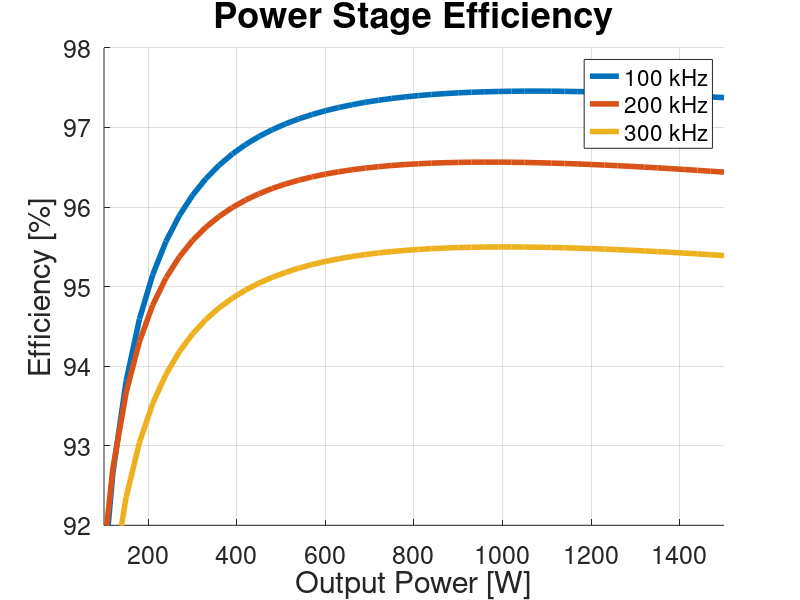
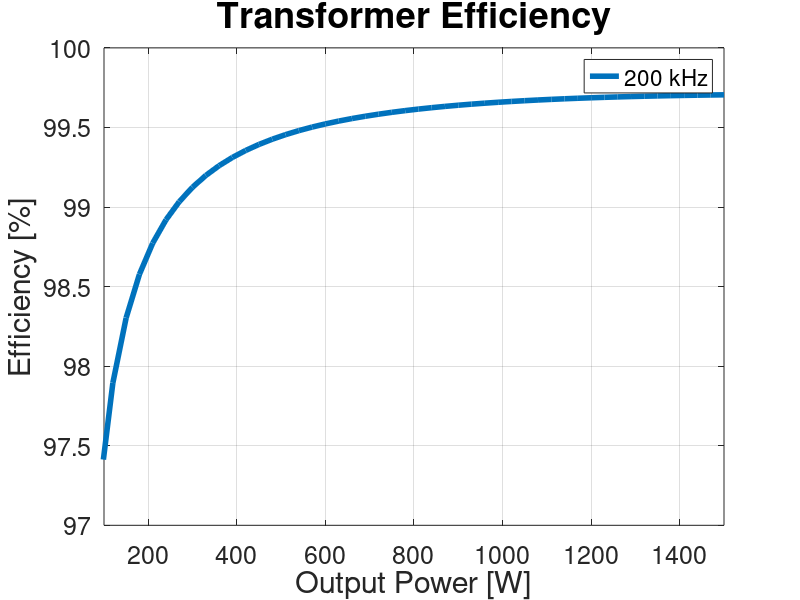

Reproduce these figures in MATLAB, in order.
%% Total Power Stage Power Losses Across All Output Powers
clear, close all, clc;

f_array = [100e3, 200e3, 300e3];
vo_array = [60, 60, 60];
vi_array = [130, 130, 130];

%f_array = [200e3, 200e3, 200e3];
%vo_array = [20, 40, 60];
%vi_array = [130, 130, 130];

%f_array = 10e3:10e3:400e3;
%vo_array = 60*ones(size(f_array));
%vi_array = 130*ones(size(f_array));

%f_array = [200e3, 200e3, 200e3];
%vo_array = [60, 60, 60];
%vi_array = [130, 220, 350];

for s = 1:1:length(f_array)
%% Converter properties
fs = f_array(s); % [Hz]
Ts = 1/fs; % [s]
Vin = vi_array(s); % [V]
Vout = vo_array(s); % [V]
Iout = 25; % [A]
n_trafo = 0.5;

% For changing both output voltage and current
%D = 0.01:0.01:0.49;
%Rout = Vout/Iout; % [Ohm]
%Vout = 2*Vin*n_trafo*D; % [V]
%Iout = Vout./Rout; % [A]

% For changing only output current
D = Vout/(2*Vin*n_trafo);
Iout = 0.5:0.5:25;
Rout = Vout./Iout;

% For trafo
D_L = 2.*D;
fs_L = 2.*fs;

%% Transformer core properties
mu_0 = 1.25663706*10^-6;
mu_r_fe = 1690;
Ae = 178 * 10^-6; % [m]
le = 97 * 10^-3; % [m]
Ve = 17300 * 10^-9; % [m]

% Steinmetz
Kc = 0.009498;
alpha = 1.424;
beta = 2.383;
Ki = Kc/(2^(beta-1)*pi^(alpha-1)*(1.1044+6.8244/(alpha+1.354)));

w_foil_p = 18*10^-3; % [m]
t_foil_p = 0.15*10^-3; % [m]
w_foil_s = w_foil_p; % [m]
t_foil_s = 0.3*10^-3; % [m]
t_kapton = 0.055*10^-3; % [m]


%% Inductor core properties
% EPCOS TDK, E32/16/9, N87
% approx. 1mm airgap
AL = 145e-9;
Ae_l = 83e-6;
Ve_l = 6140e-9;
%h_window = (22.7e-3 - 9.5e-3)/2;
h_window = 6e-3;
la = 11.6e-3; 
lb = 11.6e-3;
w_bobbin = 21.9e-3-2*0.9e-3;
w = 18e-3; % foil width

%% Physical properties
T = 70; % [C]
mu_r_cu = 0.999994;
rho_cu = 1.68*10^-8*(1+0.003862*(T-20)); % [Ohm/m]

% Penetration depth
delta_w = sqrt(rho_cu/(pi*fs*mu_0*mu_r_cu)); % [m]


%% Inductor parameters
% Currents
IL_avg = Iout;
pIL = 0.2;
dIL = IL_avg*pIL;

% Capacitor capacitance
dQ = 0.5 .* dIL/2 .* 0.5.*Ts./2;
pVo = 0.01;
dVo = Vout.*pVo;
Co = dQ./dVo;

% Capacitor max ESR
ESR_max = dVo./dIL;


%%%%%%%%%%%%%%%%%%%%% Parameters %%%%%%%%%%%%%%%%%%%%%
N = 6;
L = 4.5e-6; % Measured

% Calculating currents again based on actual L
dIL = (Vin.*n_trafo-Vout)./L.*D_L.*1./(fs_L);   % new dIL
IL_rms = sqrt(IL_avg.^2 + ((dIL./2)/sqrt(3)).^2);
IC_rms = 1/sqrt(3).*dIL./2;
m = 1:N;

h_tape = 0.055e-3*2;
h = 0.4e-3;
h_free_window = h_window - (N*h+N*h_tape);
l_creepage = h_free_window + (w_bobbin - w);

%%%%%%%%%%%%%%%%%%%%% R_DC & P_DC %%%%%%%%%%%%%%%%%%%%%
for i = 1:length(h)
    k = 0;
    for j = 1:length(m)
        lw(i,j) = la*2+lb*2 + k*8*(h+h_tape);
        k = k+1;
    end
end
rho = 1.68 * 10^(-8);
A = w*h;

R_DCj = rho*lw./A;
for i = 1:length(h)
    R_DC(i,1) = sum(R_DCj(i,:));
end

P_DC = R_DC.*IL_avg.^2;

%%%%%%%%%%%%%%%%%%%%% R_AC & P_AC %%%%%%%%%%%%%%%%%%%%%
T = 50; % degrees C
rho_w = 1.68e-8*(1+0.003862*(T-20));
mu_0 = 4e-7*pi;
skindepth = sqrt(rho_w/(pi*mu_0*fs_L));
phi = h/skindepth;

for i = 1:length(m)
    FR_j(m) = phi/2 * (( sinh(phi) + sin(phi) ) / ( cosh(phi) - cos(phi) )) ...
            + phi/2 * (2 * m(i) - 1)^2 ...
            * (( sinh(phi) - sin(phi) ) / ( cosh(phi) + cos(phi) )); 
end

R_ACj = FR_j .* R_DCj;
for i= 1:length(h)
    R_AC(i,1) = sum(R_ACj(i,:));
end 

P_AC = R_AC.*IC_rms.^2;


%%%%%%%%%%%%%%%%%%%%% Intra-winding Capacitance %%%%%%%%%%%%%%%%%%%%%

k = 0;
for i = 1:(length(m)+1)
    V(:,i) = Vin*n_trafo - k.*(Vin*n_trafo-Vout)./length(m);
    k = k+1;
end

for j = 1:1:size(V,1)
    for i = 1:(length(m)-1)
        Vaj(j,i) = V(j,i+1)-V(j,i);
        Vbj(j,i) = V(j,i+2)-V(j,i+1);
    end
end

epsi_0 = 8.85419e-12;
epsi_r = 3.4;
V_tot = Vin*n_trafo;

for i = 1:1:size(V,1)
    for j = 1:(length(m)-1)
        Cdmj(i,j) = w*lw(j+1)/h_tape*(Vaj(i,j).^2+Vaj(i,j).*Vbj(i,j)+Vbj(i,j).^2);
    end
end

for i = 1:1:size(V,1)
    Cdm(i,1) = epsi_0*epsi_r/(3*V_tot^2) * sum(Cdmj(i,:));
end

P_Cdm = 0.5.*Cdm.*V_tot.^2.*fs_L;

%%%%%%%%%%%%%%%%%%%%% Leakage Inductance %%%%%%%%%%%%%%%%%%%%%
Nrow = 1;
I_tot = IL_avg;
m = 0:1:length(m);

I_enclosed = (m'*IL_avg)';
i = 1;
Lj = lw(i,1)*h./(3*Nrow*w) * (I_enclosed(1)^2);
for i = 1:length(I_enclosed)
    for j = 1:length(m)-1
        Lj(i,j) = lw(j)*h./(3*Nrow*w) .* (I_enclosed(i,j).^2 + I_enclosed(i,j).*I_enclosed(i,j+1)+I_enclosed(i,j+1).^2);
    end
end

for i = 1:length(I_enclosed)
    for j = 1:length(m)-1
        Lj_insul(i,j) = lw(j)*h./w .* (I_enclosed(i,j+1)).^2;
    end
end

for i = 1:length(I_enclosed)
    L_llk(i) = mu_0./(I_tot(i).^2).*(sum(Lj(i,:)) + sum(Lj_insul(i,:)));
end


%%%%%%%%%%%%%%%%%%%%% Core Loss %%%%%%%%%%%%%%%%%%%%%

dB = D_L.*(Vin.*n_trafo-Vout)./(N.*Ae_l.*fs_L);
Bpk = L.*(IL_avg+dIL./2)./(N.*Ae_l);

Kc_l = 0.009836;
alpha_l = 1.475;
beta_l = 2.592;

Ki_l = Kc_l/(2^(beta_l-1)*pi^(alpha_l-1)*(1.1044+6.8244/(alpha_l+1.354)));

Pv_l = Ki_l.*(dB/2).^beta_l.*fs_L.^alpha_l.*(D_L.^(1-alpha_l) + (1-(D_L))^(1-alpha_l)) .* 1000;
Pv_l = double(Pv_l);

P_core = Pv_l*Ve_l;


%%%%%%%%%%%%%%%%%%%%% Total Losses %%%%%%%%%%%%%%%%%%%%%
P_L = P_Cdm + P_DC + P_AC + P_core;


%% Transformer stackup properties
% Stackup definition, assuming none in parallel
Nrow = 1;

% Stackup for EPCOS TDK E42/21/15
stackup = [1, t_foil_p, 1, w_foil_p;
           2, t_foil_s, 0.5, w_foil_s;
           1, t_foil_p, 1, w_foil_p;
           1, t_foil_p, 1, w_foil_p;
           2, t_foil_s, 0.5, w_foil_s;
           1, t_foil_p, 1, w_foil_p;
           1, t_foil_p, 1, w_foil_p;
           2, t_foil_s, 0.5, w_foil_s;
           1, t_foil_p, 1, w_foil_p;
           1, t_foil_p, 1, w_foil_p;
           2, t_foil_s, 0.5, w_foil_s;
           1, t_foil_p, 1, w_foil_p;
           1, t_foil_p, 1, w_foil_p;
           2, t_foil_s, 0.5, w_foil_s;
           1, t_foil_p, 1, w_foil_p;];
       
% Find isolation thickness between each layer
for i = 1:1:length(stackup)
    if (stackup(i) == 1 && stackup(i+1) == 2) || (stackup(i) == 2 && stackup(i+1) == 1)
        t_iso(i) = 3*t_kapton;
    else
        t_iso(i) = 2*t_kapton;
    end
end
       
% Find length of each turn
w_bobbin_wind = 0.0174; % [m]
h_bobbin_wind = 0.0151; % [m]
ln(1) = 2*w_bobbin_wind + 2*h_bobbin_wind;
for i = 2:1:length(stackup)
    ln(i) = ln(i-1) + ((t_iso(i-1) + stackup(length(stackup)+(i-1))) * 8);
end

% Winding summation
Np = 0;
Ns = 0;
k_p = 1;
k_s = 1;
for i = 1:1:length(stackup)
    if stackup(i) == 1
        Np = Np + 1;
        ln_p(k_p) = ln(i);
        k_p = k_p + 1;
    elseif stackup(i) == 2
        Ns = Ns + 1;
        ln_s(k_s) = ln(i);
        k_s = k_s + 1;
    end
end

n_trafo = Ns/Np;

Delta_B = (D * Vin)/(Np * Ae * fs);

% Find currents of each winding in stackup
for i = 1:1:length(stackup)
    if stackup(i) == 1
        I_stackup(i) = 1;
    elseif stackup(i) == 2
        I_stackup(i) = -1/n_trafo;
    end
end


%% Transformer parameters

for i = 1:1:length(stackup) % Calculate phi from copper thickness
    phi_j(i) = stackup(length(stackup)+i)/(delta_w);
end

% Magnetizing inductance
Lm = (mu_0*mu_r_fe*Ae*Np^2)/le;
Im = (D*(1/fs)*Vin)/Lm;

Ip = Iout .* 2.*D .* n_trafo + Im./2;


% DC resistances
R_DC_jp = rho_cu * ln_p / (w_foil_p*t_foil_p);
R_DC_p = sum(R_DC_jp);
R_DC_js = rho_cu * ln_s / (w_foil_s*t_foil_s);
R_DC_s = sum(R_DC_js);

% AC-to-DC resistance factor
for j = 1:1:length(phi_j)
    Fr_j(j) = phi_j(j)/2 * (( sinh(phi_j(j)) + sin(phi_j(j)) ) / ( cosh(phi_j(j)) - cos(phi_j(j)) )) ...
            + phi_j(j)/2 * (2 * stackup(length(stackup)*2+j) - 1)^2 ...
            * (( sinh(phi_j(j)) - sin(phi_j(j)) ) / ( cosh(phi_j(j)) + cos(phi_j(j)) ));
end

% Total AC resistance
k_p = 1;
k_s = 1;
for j = 1:1:length(Fr_j)
    if stackup(j) == 1
        R_AC_jp(k_p) = R_DC_jp(k_p) * Fr_j(j);
        k_p = k_p + 1;
    elseif stackup(j) == 2
        R_AC_js(k_s) = R_DC_js(k_s) * Fr_j(j);
        k_s = k_s + 1;
    end
end
R_AC_p = double(sum(R_AC_jp));
R_AC_s = double(sum(R_AC_js));


% Leakage inductance
for j = 1:1:length(Ip)
    I_enclosed(j,1) = 0;
end
for j = 1:1:length(Ip)
    for i = 2:1:length(stackup)+1  % Find enclosed current
        I_enclosed(j,i) = I_enclosed(j,i-1) + I_stackup(i-1) * Ip(j);
    end
end

for j = 1:1:length(Ip)
    for i = 1:1:length(stackup)  % Find copper inductance
        L_lkj(j,i) = (ln(i)*stackup(length(stackup)+i))/(3*Nrow*stackup(length(stackup)*3+i)) ...
                 * (I_enclosed(j,i)^2 + I_enclosed(j,i)*I_enclosed(j,i+1) + I_enclosed(j,i+1)^2);
    end
end

for j = 1:1:length(Ip)
    for i = 1:1:length(stackup)  % Find insulation inductance
        L_lkk(j,i) = ln(i)*t_iso(i)/stackup(length(stackup)*3+i) * I_enclosed(j,i+1)^2;
    end
end

for j = 1:1:length(Ip) % Calculate total leakage inductance
    L_lk(j) = double(mu_0/Ip(j)^2 * ( sum(L_lkj(j,:)) + sum(L_lkk(j,:)) )); % = Lp + Ls/n^2
end
L_lk;

% Capacitive parasitics calculated in Excel
% Capacitors do not change as function of duty cycle/output power
C_cm = 3.92359e-09;
C_dm = 1.11762e-10;


%% Transformer losses

Delta_I = dIL;
% AC resistance losses
u_s1 = 1/3.*((Iout+Delta_I./2).^2 + (Iout+Delta_I./2).*(Iout-Delta_I./2) + (Iout-Delta_I./2).^2);
u_s2 = 1/3.*(((Iout+Delta_I./2)./2).^2 + ((Iout+Delta_I./2)/2).*((Iout-Delta_I./2)/2) + ((Iout-Delta_I./2)./2).^2);
I_RMS_s = sqrt(D.*u_s1+(0.5-D).*2.*u_s2);

u1_m = 1/3*(-Im/2).^2; u2_m = 1/3*(Im/2).^2;
I_RMS_m = sqrt((D./2).*u1_m+(D./2).*u2_m+((1-D)./2).*u2_m+((1-D)./2).*u1_m);
I_RMS_p = I_RMS_s*n_trafo + I_RMS_m;

P_Rac_p = R_AC_p * I_RMS_p.^2;
P_Rac_s = R_AC_s .* I_RMS_s.^2;
P_cu = P_Rac_p + P_Rac_s;

% Core loss
Pv = Ki .* (Delta_B/2).^beta .* fs.^alpha .* (2.*D^(1-alpha)) .* 1000; % [W/m3] % For EPCOS TDK, push-pull, from Magnetic Design Tool
P_fe = Pv .* Ve;

% Inductance loss
P_llk = L_lk .* n_trafo.^2 .* (Iout + Delta_I./2).^2 .* fs;

% Capacitive loss
P_cdm = C_dm * Vin^2 * fs;

% Total transformer loss
P_trafo = P_cu + P_fe + P_llk + P_cdm;


%% Gate drive circuit
% Gate charges
Qg_p = 13.6*10^-9; Qg_s = 8*10^-9;

% Gate resistances
R_DSON_N = 0.6; R_DSON_P = 0.8;

R_on = 8.2; R_on_p = R_on + 0.4; R_on_s = R_on + 0.6;
R_off = 0; R_off_p = R_off + 0.4; R_off_s = R_off + 0.6;

% Gate driver supplies
V_DD_p = 5; GND_p = -2;
V_DD_s = 6; GND_s = -2;

% Thermal resistance
Rth_ja = 45;

P_gate_p = Qg_p * (V_DD_p - GND_p)^2 * fs * 4; P_gate_s = Qg_s * (V_DD_s - GND_s)^2 * fs * 4;

P_adum_p = P_gate_p * (0.5*(R_DSON_P/(R_on_p+R_DSON_P)) + 0.5*(R_DSON_N/(R_off_p+R_DSON_N)));
P_adum_s = P_gate_s * (0.5*(R_DSON_P/(R_on_s+R_DSON_P)) + 0.5*(R_DSON_N/(R_off_p+R_DSON_N)));

T_adum_p = Rth_ja * 2 * P_adum_p; T_adum_s = Rth_ja * 2 * P_adum_s;


%% FET losses

Vo = Vout;
Io = Iout;
Po = Vo.*Io;
Iin = Ip; 
n = n_trafo;
d = D;
deltaI_L = dIL;
Ilmax = Io+deltaI_L./2;
Ilmin = Io-deltaI_L./2;
Iswmax = Ilmax.*n;
Iswmin=Ilmin.*n;


% Primary
    IpriRMS = I_RMS_p;
    
    I_D_turnon      = n.*Ilmin;
    I_D_turnoff     = n.*Ilmax;
    V_DS            = Vin/2;    
    
    V_GS = V_DD_p;
    R_gext = R_on_p;
    
    % EPC2215
    %Q_Gtot  = 13.6e-9;  % typ: 13.6e-9 | max: 17.7e-9
    R_DSon  = 8e-3;     % typ: 6e-3 | max: 8e-3
    %R_DSon = 8e-3*1.24; % at 63.8 degrees
    %R_DSon = 8e-3*1.25; % at 65.5 degrees
    C_GD = 105.65e-12;
    V_TH = 1.1; % 2.5;
    C_iss_VDS = 1356e-12; % max: 1790e-12;
    R_G = R_gext;
    Q_GD = 2.1e-9;
    V_gp = 2.1;

    t_ir = R_G * C_iss_VDS*log((V_GS-V_TH)/(V_GS-V_gp));
    t_vf = R_G * C_GD * V_DS/(V_GS-V_gp);
    t_vr = R_G * C_GD * V_DS/V_gp;
    t_if = R_G * C_iss_VDS*log(V_gp/V_TH);
    
    P_sw_EPC2215  = 0.5*V_DS.*I_D_turnon*(t_ir+t_vf).*fs + 0.5*V_DS.*I_D_turnoff*(t_if+t_vr).*fs;
    P_con_EPC2215 = R_DSon * IpriRMS.^2;

    P_tot_EPC2215 = P_con_EPC2215 + P_sw_EPC2215;

    
% Secondary
    IsecRMS = I_RMS_s;

    I_D_turnon      = Ilmin/2;
    I_D_turnoff     = Ilmax/2;
    V_DS            = n.*Vin;
    
    V_GS = V_DD_s;
    R_gext = R_on_s;
    
    
    % GaN Systems: GS61008T
    %Q_Gtot  = 8e-9;     % typ: 8e-9 | max: ?
    %R_DSon  = 9.5e-3;   % typ: 7e-3 | max: 9.5e-3
    %R_DSon  = 9.5e-3*1.339; % at 66 degrees
    R_DSon  = 7e-3*1.3969; % at 71 degrees
    C_GD = 84.965e-12;
    V_TH = 1.7; % 2.6;
    C_iss_VDS = 600e-12;
    R_G = R_gext;
    Q_GD = 1.7e-9;
    V_gp = 3.5;

    t_ir = R_G * C_iss_VDS*log((V_GS-V_TH)/(V_GS-V_gp));
    t_vf = R_G * C_GD * V_DS/(V_GS-V_gp);
    t_vr = R_G * C_GD * V_DS/V_gp;
    t_if = R_G * C_iss_VDS*log(V_gp/V_TH);

    P_sw_GS61008T    = 0.5.*V_DS.*I_D_turnon.*(t_ir+t_vf).*fs + 0.5.*V_DS.*I_D_turnoff.*(t_if+t_vr).*fs;
    P_con_GS61008T   = R_DSon * IsecRMS.^2;

    P_tot_GS61008T   = P_con_GS61008T + P_sw_GS61008T;
    
    
% Total Converter Power Loss
    P_sw = (P_sw_GS61008T + P_sw_EPC2215)*4;
    P_con = (P_con_GS61008T + P_con_EPC2215)*4;
    P_FETs = P_tot_EPC2215*4 + P_tot_GS61008T*4;

    
%% FET blocking losses
I_leak_p = 0.5e-3;
I_leak_s = 50e-6;

P_leak_p = (1-D).*I_leak_p.*Vin*4;
P_leak_s = D.*I_leak_s.*Vin.*n_trafo*4;


%% FET capacitive losses
% Primary FET charges
Q_p_Vin = 80.9*10^-9; % [C] at 130 V
Q_p_oneplusnhalfVin = 69*10^-9; % [C] at (1+n)/2 * Vin = 97.5 V
Q_p_oneminusnhalfVin = 31.6*10^-9; % [C] at (1-n)/2 * Vin = 32.5 V

% Secondary FET charges
nVin = n_trafo.*Vin; % [V]
oneminushalfnVin = (1-n_trafo)./2.*Vin; % [V]

Coss_s_nVin = 236*10^-12; % [F] at n*Vin = 65 V
Q_s_nVin = nVin .* Coss_s_nVin;

% Total losses, as calculated from "Demonstration of a Compact
% Hard-Switched 3.5 kW DCDC Converter (...)"
P_caps = fs .* Vin .* (Q_p_Vin + 2 .* n_trafo .* Q_s_nVin + n_trafo .* ...
         (Q_p_oneplusnhalfVin - Q_p_oneminusnhalfVin));

     
%% FET "body diode" conduction losses
% Note: There is no actual body diode, however the behavior can be modelled
% as a body diode.
% There is no reverse recovery in the diode.
Vgs_th = 1.7; % [V]
V_F = Vgs_th - GND_s; % Modelled forward voltage, increased due to negative gate voltage
R_D = R_DSon;

t_dead = 50*10^-9; % [s]

I_Davg = Iout*t_dead/Ts;
I_Drms = sqrt(t_dead./(24.*Ts)) .* sqrt(12.*Iout.^2 + 3.*dIL.^2 + Vout.*t_dead./L.^2 .* ...
         (4.*Vout.*t_dead - 6.*L.*dIL));

P_diodes = 4 .* (V_F .* I_Davg + R_D .* I_Drms.^2);
P_diodes = 0;

% Due to the length of our dead-time, and the ringing in the converter, we
% will not experience any conduction losses for the body diode.


%% Efficiency curve with total losses

Pout = Vout.*Iout;
P_tot = P_trafo + P_L + P_FETs + P_leak_p + P_leak_s + P_caps;% + P_gate_p + P_gate_s + P_diodes;

eff(s,:) = Pout./(Pout+P_tot)*100;
end

figure(1)
hold on
for j = 1:1:length(f_array)
    plot(Pout, eff(j,:), 'LineWidth', 4)
end
xlim([100 1500])
ylim([92 98])
%ylim([80 98])

% For frequency vs. efficiency plot
% for j = 1:1:length(f_array)
%     scatter(f_array(j), eff(j,50), 'LineWidth', 4)
% end

set(gca, 'FontSize', 18)
grid on
legend('100 kHz', '200 kHz', '300 kHz')
%legend('20 V', '40 V', '60 V')
%legend('130 V', '150 V', '170 V')
title('Power Stage Efficiency', 'FontSize', 26)
xlabel('Output Power [W]', 'FontSize', 22)
ylabel('Efficiency [%]', 'FontSize', 22)

figure(2)
plot(Pout, Pout./(Pout+P_trafo)*100, 'LineWidth', 4)
xlim([100 1500])
ylim([97 100])
set(gca, 'FontSize', 18)
grid on
legend('200 kHz')
title('Transformer Efficiency', 'FontSize', 26)
xlabel('Output Power [W]', 'FontSize', 22)
ylabel('Efficiency [%]', 'FontSize', 22)